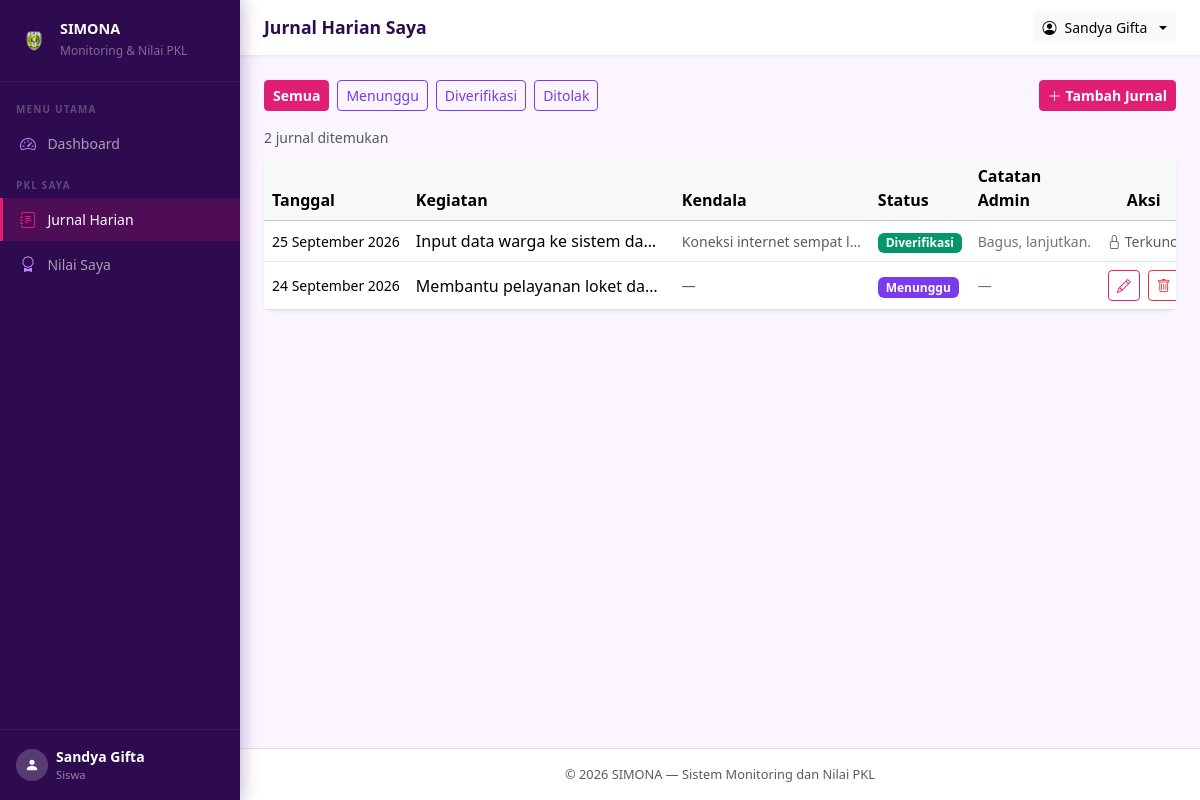
The page /siswa/jurnal/index.php (signed in) on the database its author committed.
### tables this page shows
CREATE TABLE IF NOT EXISTS `jurnal_harian` (
  `id`                INT UNSIGNED  NOT NULL AUTO_INCREMENT,
  `siswa_id`          INT UNSIGNED  NOT NULL,
  `tanggal`           DATE          NOT NULL,
  `kegiatan`          TEXT          NOT NULL,
  `kendala`           TEXT          DEFAULT NULL COMMENT 'Boleh kosong',
  `status_verifikasi` ENUM('menunggu','diverifikasi','ditolak')
                      NOT NULL DEFAULT 'menunggu',
  `catatan_admin`     TEXT          DEFAULT NULL COMMENT 'Catatan guru saat verifikasi',
  `created_at`        TIMESTAMP     NOT NULL DEFAULT CURRENT_TIMESTAMP,
  `updated_at`        TIMESTAMP     NOT NULL DEFAULT CURRENT_TIMESTAMP
                      ON UPDATE CURRENT_TIMESTAMP,
  PRIMARY KEY (`id`),
   
  UNIQUE KEY `uq_siswa_tanggal` (`siswa_id`, `tanggal`),
  KEY `idx_status`  (`status_verifikasi`),
  KEY `idx_tanggal` (`tanggal`),
  CONSTRAINT `fk_jurnal_siswa`
    FOREIGN KEY (`siswa_id`)
    REFERENCES `siswa`(`id`)
    ON DELETE CASCADE
);

### siswa/jurnal/index.php (the view, shortened to what this page needs)
<?php
require_once __DIR__ . '/../../includes/functions.php';
$db       = get_db();
$user     = current_user();
$siswa_id = $user['siswa_id'];
$status = trim($_GET['status'] ?? '');
$page   = max(1, (int)($_GET['page'] ?? 1));
$per_page = 10;
$offset   = ($page - 1) * $per_page;
$where  = 'WHERE siswa_id = ?';
$params = [$siswa_id];
$cnt = $db->prepare("SELECT COUNT(*) FROM jurnal_harian $where");
$cnt->execute($params);
$total       = (int)$cnt->fetchColumn();
$stmt = $db->prepare("
    SELECT id, tanggal, kegiatan, kendala, status_verifikasi, catatan_admin
    FROM jurnal_harian
    $where
    ORDER BY tanggal DESC
    LIMIT $per_page OFFSET $offset
");
$stmt->execute($params);
$jurnal_list = $stmt->fetchAll();
require_once __DIR__ . '/../../includes/header.php';
?>
<div class="d-flex justify-content-between align-items-center mb-3">
  <div class="d-flex gap-2 align-items-center flex-wrap">
    <a href="?status=" class="btn btn-sm <?= $status==='' ? 'btn-primary' : 'btn-outline-secondary' ?>">Semua</a>
    <a href="?status=menunggu" class="btn btn-sm <?= $status==='menunggu' ? 'btn-warning' : 'btn-outline-secondary' ?>">Menunggu</a>
    <a href="?status=diverifikasi" class="btn btn-sm <?= $status==='diverifikasi' ? 'btn-success' : 'btn-outline-secondary' ?>">Diverifikasi</a>
    <a href="?status=ditolak" class="btn btn-sm <?= $status==='ditolak' ? 'btn-danger' : 'btn-outline-secondary' ?>">Ditolak</a>
  </div>
  <a href="<?= APP_URL ?>/siswa/jurnal/tambah.php" class="btn btn-primary btn-sm">
    <i class="bi bi-plus-lg me-1"></i>Tambah Jurnal
  </a>
</div>
<p class="text-muted small mb-2"><?= $total ?> jurnal ditemukan</p>
<div class="card border-0 shadow-sm">
  <div class="card-body p-0">
    <?php if (empty($jurnal_list)): ?>
      <div class="text-center py-5 text-muted">
        <i class="bi bi-journal-x fs-3 d-block mb-2"></i>
        Belum ada jurnal. Mulai catat kegiatan PKL kamu!
      </div>
    <?php else: ?>
      <div class="table-responsive d-none d-md-block">
        <table class="table table-hover align-middle mb-0">
          <thead class="table-light">
            <tr>
              <th>Tanggal</th>
              <th>Kegiatan</th>
              <th>Kendala</th>
              <th>Status</th>
              <th>Catatan Admin</th>
              <th class="text-center">Aksi</th>
            </tr>
          </thead>
          <tbody>
            <?php foreach ($jurnal_list as $j): ?>
            <tr>
              <td class="text-nowrap small"><?= format_tanggal($j['tanggal']) ?></td>
              <td>
                <div style="max-width:250px" class="text-truncate"><?= e($j['kegiatan']) ?></div>
              </td>
              <td>
                <div style="max-width:180px" class="text-truncate text-muted small">
                  <?= $j['kendala'] ? e($j['kendala']) : '—' ?>
                </div>
              </td>
              <td><?= badge_status($j['status_verifikasi']) ?></td>
              <td>
                <div style="max-width:180px" class="text-truncate small text-secondary">
                  <?= $j['catatan_admin'] ? e($j['catatan_admin']) : '—' ?>
                </div>
              </td>
              <td class="text-center text-nowrap">
                <?php if ($j['status_verifikasi'] !== 'diverifikasi'): ?>
                  <a href="<?= APP_URL ?>/siswa/jurnal/edit.php?id=<?= $j['id'] ?>"
                     class="btn btn-sm btn-outline-primary me-1">
                    <i class="bi bi-pencil"></i>
                  </a>
                  <form method="POST" class="d-inline"
                        onsubmit="return confirm('Hapus jurnal tanggal <?= e(format_tanggal($j['tanggal'])) ?>?')">
                    <button class="btn btn-sm btn-outline-danger">
                      <i class="bi bi-trash"></i>
                    </button>
                  </form>
                <?php else: ?>
                  <span class="text-muted small"><i class="bi bi-lock"></i> Terkunci</span>
                <?php endif; ?>
              </td>
            </tr>
            <?php endforeach; ?>
          </tbody>
        </table>
      </div>
    <?php endif; ?>
  </div>
</div>
<?php require_once __DIR__ . '/../../includes/footer.php'; ?>

### includes/functions.php (shortened to what this page needs)
<?php
function e(string $string): string
{
    return htmlspecialchars($string, ENT_QUOTES, 'UTF-8');
}
function format_tanggal(string $tanggal): string
{
    $bulan = [
        1  => 'Januari',  2  => 'Februari', 3  => 'Maret',
        4  => 'April',    5  => 'Mei',       6  => 'Juni',
        7  => 'Juli',     8  => 'Agustus',   9  => 'September',
        10 => 'Oktober',  11 => 'November',  12 => 'Desember',
    ];
    $ts = strtotime($tanggal);
    return date('j', $ts) . ' ' . $bulan[(int)date('n', $ts)] . ' ' . date('Y', $ts);
}
function badge_status(string $status): string
{
    $map = [
        'menunggu'    => ['bg-warning text-dark', 'Menunggu'],
        'diverifikasi'=> ['bg-success',           'Diverifikasi'],
        'ditolak'     => ['bg-danger',            'Ditolak'],
    ];
    [$class, $label] = $map[$status] ?? ['bg-secondary', ucfirst($status)];
    return '<span class="badge ' . $class . '">' . $label . '</span>';
}

### includes/header.php (style rules this page uses)
:root { --sidebar-width: 240px; --primary: #2E0A4F; --accent: #E11D74; --accent-soft: #7C3AED; --accent-light: rgba(225,29,116,0.1); --accent-soft-light: rgba(124,58,237,0.1); }
body { background: #FAF5FF; font-family: 'Segoe UI', sans-serif; }
.btn-primary { background: var(--accent) !important; border-color: var(--accent) !important; color: #fff !important; font-weight: 600 !important; }
.btn-outline-primary { color: var(--accent) !important; border-color: var(--accent) !important; }
.btn-outline-secondary { color: var(--accent-soft) !important; border-color: var(--accent-soft) !important; }
.badge.bg-warning { background: var(--accent-soft) !important; color: #fff !important; }
.badge.bg-success { background: #059669 !important; }
a { color: var(--accent-soft); }
.card { border-radius: 12px !important; }

### rows shown on the page
jurnal_harian: tanggal "25 September 2026", kegiatan "Input data warga ke sistem da…", kendala "Koneksi internet sempat l…", label "Diverifikasi", catatan_admin "Bagus, lanjutkan.", status_verifikasi "diverifikasi" (drawn)
jurnal_harian: tanggal "24 September 2026", kegiatan "Membantu pelayanan loket da…", label "Menunggu"

### other values the page prints
$user['nama'] "Sandya Gifta"
$page_title "Jurnal Harian Saya"
$total "2"
